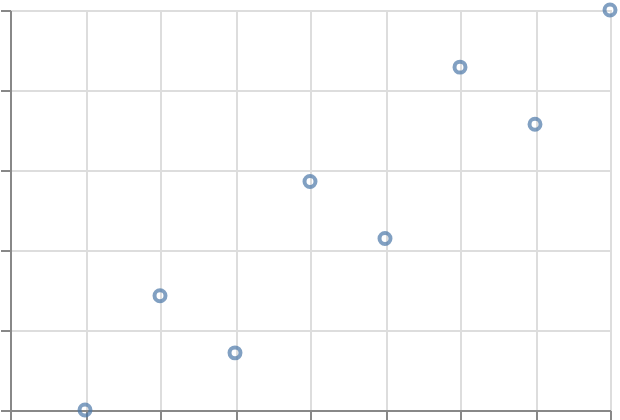

Express this chart as Vega-Lite.
### Vega-Lite specification from a JSON file in a GitHub repository (floating-point values rounded to 4 significant figures)
{"$schema": "https://vega.github.io/schema/vega-lite/v6.json", "padding": 5, "autosize": "none", "width": 300, "height": 200, "data": {"name": "table", "values": [{"c": "A", "g": "p", "x": 1, "y": 2, "v": 5, "t": "2024-01-15", "o": {"v": 3}, "IMDB Rating": 6.1, "d": "x1"}, {"c": "B", "g": "q", "x": 2, "y": 4, "v": 9, "t": "2024-02-20", "o": {"v": 7}, "IMDB Rating": 7.4, "d": "x2"}, {"c": "A", "g": "q", "x": 3, "y": 3, "v": 2, "t": "2024-03-05", "o": {"v": 1}, "IMDB Rating": 5.2, "d": "x1"}, {"c": "C", "g": "p", "x": 4, "y": 6, "v": 7, "t": "2024-05-30", "o": {"v": 4}, "IMDB Rating": 8.8, "d": "x3"}, {"c": "B", "g": "p", "x": 5, "y": 5, "v": 4, "t": "2024-07-11", "o": {"v": 9}, "IMDB Rating": 6.9, "d": "x2"}, {"c": "C", "g": "q", "x": 6, "y": 8, "v": 6, "t": "2024-09-02", "o": {"v": 2}, "IMDB Rating": 7.7, "d": "x3"}, {"c": "A", "g": "p", "x": 7, "y": 7, "v": 8, "t": "2024-11-25", "o": {"v": 5}, "IMDB Rating": 4.4, "d": "x1"}, {"c": "B", "g": "q", "x": 8, "y": 9, "v": 3, "t": "2024-12-31", "o": {"v": 8}, "IMDB Rating": 9.1, "d": "x2"}]}, "transform": [{"extent": "y", "param": "yext"}, {"calculate": "(datum.y - yext[0]) / (yext[1] - yext[0])", "as": "ynorm"}], "mark": "point", "encoding": {"x": {"field": "x", "type": "quantitative"}, "y": {"field": "ynorm", "type": "quantitative"}}}
